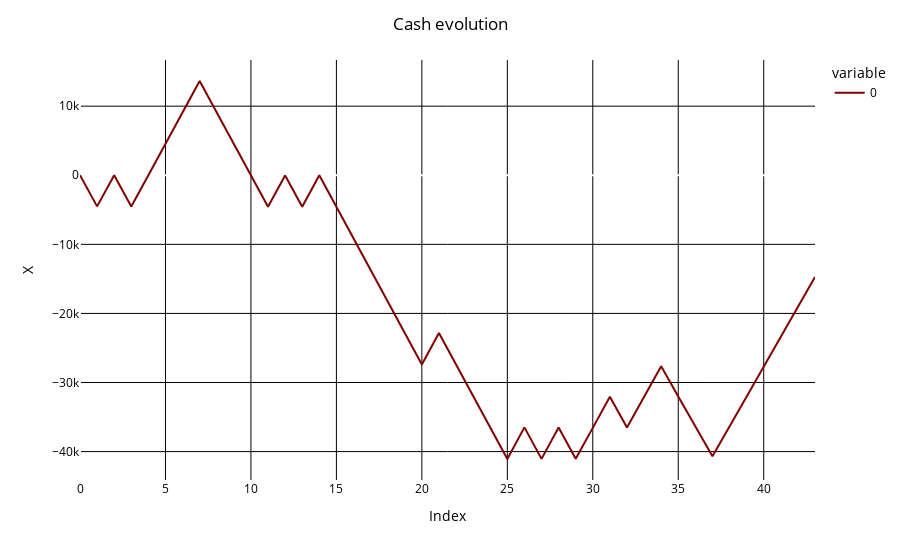

Notebook code for this chart:
### Code cell
fig = px.line(X_t)
fig.update_traces(line_color = "maroon")
fig.update_layout(
    title_text="Cash evolution",
    title_x=0.5,
    plot_bgcolor='white',  # set background color to white
    paper_bgcolor='white',  # set background color to white
    font=dict(color='black'),  # set font color to black
    xaxis=dict(title_text="Index", color='black', tickcolor='black', gridcolor='black'),  # set x-axis color, tick color, grid color, and grid width
    yaxis=dict(title_text="X", color='black', tickcolor='black', gridcolor='black'),  # set y-axis color, tick color, grid color, and grid width
)

fig.show()

### Figure 1 — Plotly figure (JSON) as saved in the notebook; plotly's stock layout.template omitted (floating-point values rounded to 4 significant figures)
{"data": [{"hovertemplate": "variable=0<br>index=%{x}<br>value=%{y}<extra></extra>", "legendgroup": "0", "line": {"color": "maroon", "dash": "solid"}, "marker": {"symbol": "circle"}, "mode": "lines", "name": "0", "orientation": "v", "showlegend": true, "type": "scatter", "x": [0, 1, 2, 3, 4, 5, 6, 7, 8, 9, 10, 11, 12, 13, 14, 15, 16, 17, 18, 19, 20, 21, 22, 23, 24, 25, 26, 27, 28, 29, 30, 31, 32, 33, 34, 35, 36, 37, 38, 39, 40, 41, 42, 43], "xaxis": "x", "y": [0, -4503.0, -8.103, -4514.0, 14.09, 4543.0, 9095.0, 13640.0, 9091.0, 4543.0, -1.382, -4564.0, -20.78, -4553.0, 6.087, -4556.0, -9128.0, -13700.0, -18270.0, -22830.0, -27390.0, -22830.0, -27370.0, -31920.0, -36500.0, -41070.0, -36490.0, -41050.0, -36510.0, -41050.0, -36560.0, -32050.0, -36530.0, -32050.0, -27650.0, -32010.0, -36360.0, -40680.0, -36350.0, -32040.0, -27720.0, -23370.0, -19030.0, -14710.0], "yaxis": "y"}], "layout": {"font": {"color": "black"}, "legend": {"title": {"text": "variable"}, "tracegroupgap": 0}, "margin": {"t": 60}, "paper_bgcolor": "white", "plot_bgcolor": "white", "title": {"text": "Cash evolution", "x": 0.5}, "xaxis": {"anchor": "y", "color": "black", "domain": [0, 1], "gridcolor": "black", "tickcolor": "black", "title": {"text": "Index"}}, "yaxis": {"anchor": "x", "color": "black", "domain": [0, 1], "gridcolor": "black", "tickcolor": "black", "title": {"text": "X"}}}}
